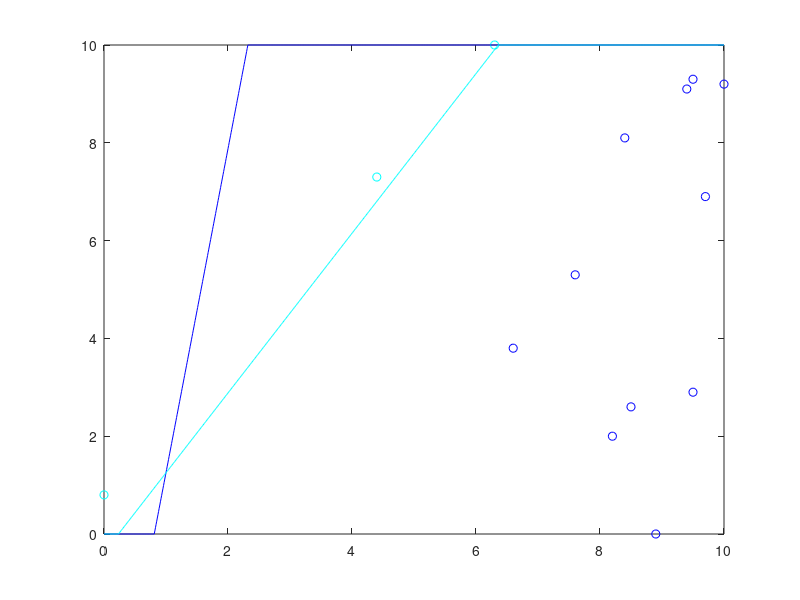

Recreate this plot in MATLAB.
x0 = 0.000000:.01:10.000000;
c0 = [9.400000 9.100000 ;
8.900000 0.000000 ;
10.000000 9.200000 ;
8.500000 2.600000 ;
9.500000 9.300000 ;
6.600000 3.800000 ;
9.700000 6.900000 ;
9.500000 2.900000 ;
7.600000 5.300000 ;
8.400000 8.100000 ;
8.200000 2.000000 ;
];
y_c0 =  - 0.988794 / -0.149288 * x0  + 0.801439 / -0.149288;
c1 = [4.400000 7.300000 ;
6.300000 10.000000 ;
0.000000 0.800000 ;
];
y_c1 =  - 0.852753 / -0.522314 * x0  + 0.199093 / -0.522314;
colors = jet(2);
if (size(c0) >0) plot (c0(:,1), c0(:,2),'o', 'color', colors(1,:)); end
hold on;
if (size(c1) >0) plot (c1(:,1), c1(:,2),'o', 'color', colors(2,:)); end
hold on;
for i = 1 : size(y_c0, 2) 
 if y_c0(i) > 10.000000 
 y_c0(i) = 10.000000; 
 end 
 if y_c0(i) < 0.000000 
 y_c0(i) = 0.000000; 
 end 
 end
for i = 1 : size(y_c1, 2) 
 if y_c1(i) > 10.000000 
 y_c1(i) = 10.000000; 
 end 
 if y_c1(i) < 0.000000 
 y_c1(i) = 0.000000; 
 end 
 end
plot(x0, y_c0, 'color', colors(1,:));
hold on;
plot(x0, y_c1, 'color', colors(2,:));
hold on;
